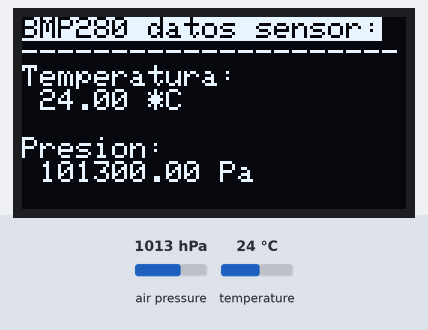
This sketch was run on a simulated Arduino Uno, built with avr-gcc and run on an emulated ATmega328P. Parts: 128×64 one-colour display. The test bench sets the inputs (shaded band); at power-on: air pressure 1013 hPa, temperature 24 °C. The display library's start-up logo is not drawn.

Above: at 3.5 s.
3.6 s: air pressure set to 952 hPa
At 5.0 s:
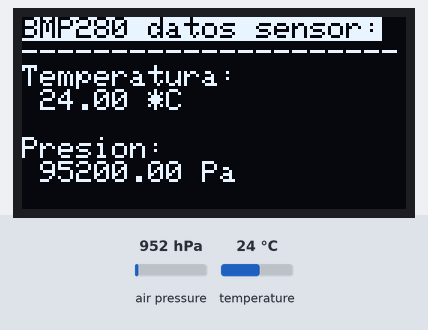
6.3 s: temperature set to 12 °C
At 6.8 s:
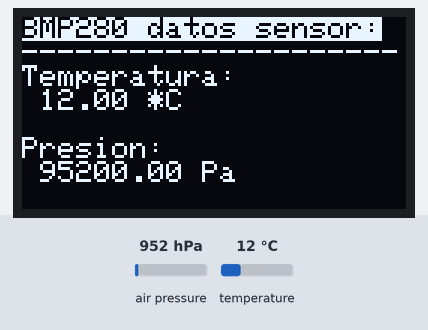
9.0 s: air pressure set to 975 hPa
At 11.7 s:
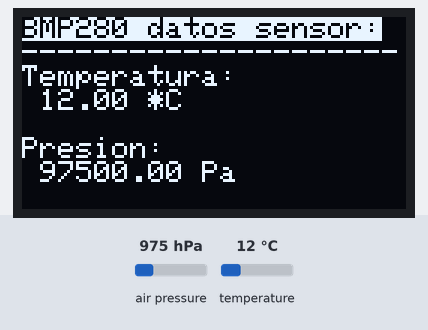
12.0 s: temperature set to 19 °C
Timing chart, 0 to 15.0 s (numbered marks = the images above; inputs shaded):
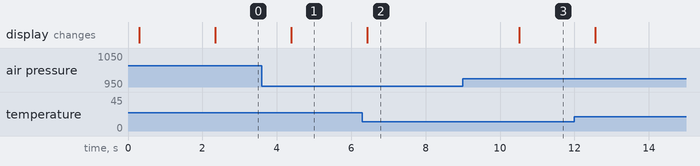

The sketch:

sketch_mar07b.ino
```cpp
#include <Wire.h>
#include <Adafruit_SH110X.h>
#include <Adafruit_BMP280.h>

#define i2c_Address 0x3c //initialize with the I2C addr 0x3C Typically eBay OLED's
#define SCREEN_WIDTH 128 // OLED display width, in pixels
#define SCREEN_HEIGHT 64 // OLED display height, in pixels
#define OLED_RESET -1   // QT-PY / XIAO
Adafruit_SH1106G display = Adafruit_SH1106G(SCREEN_WIDTH, SCREEN_HEIGHT, &Wire, OLED_RESET);
Adafruit_BMP280 bmp; // use I2C interface
Adafruit_Sensor *bmp_temp = bmp.getTemperatureSensor();
Adafruit_Sensor *bmp_pressure = bmp.getPressureSensor();

#define NUMFLAKES 10
#define XPOS 0
#define YPOS 1
#define DELTAY 2

void setup() {
  Serial.begin(9600);

  // Initialize OLED
  delay(250);
  display.begin(i2c_Address, true); // Address 0x3C default
  display.display();
  delay(2000);
  display.clearDisplay();

  // Initialize BMP280
  unsigned status;
  status = bmp.begin(BMP280_ADDRESS_ALT, BMP280_CHIPID);
  if (!status) {
    display.clearDisplay();
    display.setTextSize(1);
    display.setTextColor(SH110X_WHITE);
    display.setCursor(0, 0);
    display.println("Error: BMP280 no encontrado!");
    display.println("Verifique la conexion");
    display.display();
    while (1) delay(10);
  }

  // Default settings from datasheet.
  bmp.setSampling(Adafruit_BMP280::MODE_NORMAL,     /* Operating Mode */
                  Adafruit_BMP280::SAMPLING_X2,     /* Temp. oversampling */
                  Adafruit_BMP280::SAMPLING_X16,    /* Pressure oversampling */
                  Adafruit_BMP280::FILTER_X16,      /* Filtering */
                  Adafruit_BMP280::STANDBY_MS_500); /* Standby time */

  bmp_temp->printSensorDetails();
}

void loop() {
  sensors_event_t temp_event, pressure_event;
  bmp_temp->getEvent(&temp_event);
  bmp_pressure->getEvent(&pressure_event);

  display.clearDisplay();
  display.setTextSize(1);
  display.setTextColor(SH110X_BLACK, SH110X_WHITE);
  display.setCursor(0, 0);
  display.println("BMP280 datos sensor:");
  display.setTextColor(SH110X_WHITE);
  display.println("---------------------");

  display.print("Temperatura: \n ");
  display.print(temp_event.temperature);
  display.println(" *C");
  display.println();

  display.print("Presion: \n ");
  display.print(pressure_event.pressure * 100);
  display.println(" Pa");

  display.display();
  delay(2000);
}
```

Measured:
- after the input at 3.6 s, the display: changes after 0.79 s (image 1)
- after the input at 6.3 s, the display: changes after 0.14 s (image 2)
- after the input at 9.0 s, the display: changes after 1.5 s (image 3)
